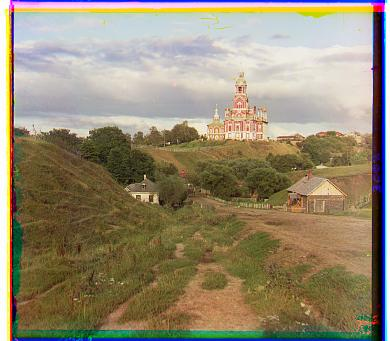
#> input picture proj1/cathedral_aligned.jpg, 390 x 341 px
$ python -i transformation.py   (imports and definitions only)
#> lines starting #> are read from the running program, lines starting #| are printed output that depends on the picture
# CS180 (CS280A): Project 1 - Glass Plate Image Alignment

import numpy as np
import skimage as sk
import skimage.io as skio
import skimage.color
from skimage.transform import rescale
from skimage.filters import sobel
import matplotlib.pyplot as plt
from skimage import img_as_ubyte
import glob
import os
import json

def crop_borders(img, crop_percent=0.1):
    h, w = img.shape[:2]
    crop_h = int(h * crop_percent)
    crop_w = int(w * crop_percent)

    return img[crop_h:h-crop_h, crop_w:w-crop_w]

def create_image_pyramid(img, max_levels):
    pyramid = [img]
    current = img
    for _ in range(max_levels - 1):
        current = rescale(current, 0.5, anti_aliasing=True, channel_axis=None)
        pyramid.append(current)
    return pyramid

def robust_alignment_score(img1, img2):
    edge1 = sobel(img1)
    edge2 = sobel(img2)

    img1_flat = img1.flatten()
    img2_flat = img2.flatten()
    ncc_orig = np.corrcoef(img1_flat, img2_flat)[0, 1]

    edge1_flat = edge1.flatten()
    edge2_flat = edge2.flatten()
    ncc_edge = np.corrcoef(edge1_flat, edge2_flat)[0, 1]

    return 0.3 * ncc_orig + 0.7 * ncc_edge

def enhanced_align_ncc(img1, img2, search_window=15):
    best_score = -np.inf
    best_displacement = (0, 0)

    for dy in range(-search_window, search_window + 1):
        for dx in range(-search_window, search_window + 1):
            shifted_img = np.roll(img2, dy, axis=0)
            shifted_img = np.roll(shifted_img, dx, axis=1)

            score = robust_alignment_score(img1, shifted_img)

            if not np.isnan(score) and score > best_score:
                best_score = score
                best_displacement = (dx, dy)

    aligned_img = np.roll(img2, best_displacement[1], axis=0)
    aligned_img = np.roll(aligned_img, best_displacement[0], axis=1)

    return best_displacement, aligned_img

def enhanced_pyramid_alignment(img1, img2, max_levels=4, search_window=15):
    pyramid1 = create_image_pyramid(img1, max_levels)
    pyramid2 = create_image_pyramid(img2, max_levels)

    total_displacement = np.array([0, 0])

    for level in range(len(pyramid1) - 1, -1, -1):
        if level < len(pyramid1) - 1:
            total_displacement *= 2

        test_img = np.roll(pyramid2[level], int(total_displacement[1]), axis=0)
        test_img = np.roll(test_img, int(total_displacement[0]), axis=1)

        displacement, _ = enhanced_align_ncc(pyramid1[level],test_img,search_window if level == len(pyramid1) - 1 else 3)
        total_displacement += np.array(displacement)

    aligned_img = np.roll(img2, int(total_displacement[1]), axis=0)
    aligned_img = np.roll(aligned_img, int(total_displacement[0]), axis=1)

    return tuple(total_displacement.astype(int)), aligned_img

def process_glass_plate_image(imname, output_path=None, use_pyramid=None, search_window=15):
#> called with imname = 'cathedral_aligned.jpg', search_window = 15
    print(f"Processing image: {imname}")

    im = skio.imread(imname)
#> im is the input picture: shape (341, 390, 3); mean R, G, B 149, 137.8, 113.7
    if len(im.shape) == 3 and im.shape[2] > 1:
        im = sk.color.rgb2gray(im)
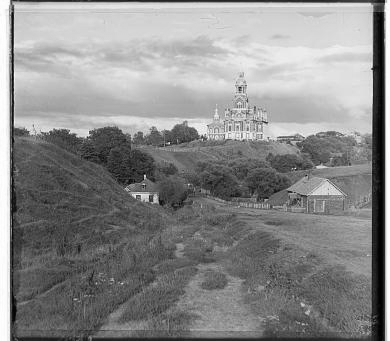
#> im: shape (341, 390) float64; min 0.000565, max 1, mean 0.543

    im = sk.img_as_float(im)
    height = int(np.floor(im.shape[0] / 3.0))
#> height = 113

    b = im[:height]
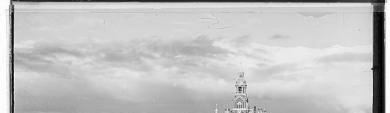
#> b: shape (113, 390) float64; min 0.00281, max 1, mean 0.768
    g = im[height:2*height]
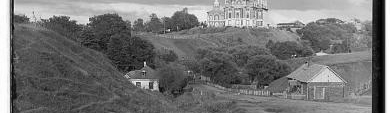
#> g: shape (113, 390) float64; min 0.000833, max 1, mean 0.457
    r = im[2*height:3*height]

    print(f"Image dimensions: {im.shape}")
#| Image dimensions: (341, 390)
    print(f"Each channel: {b.shape}")
#| Each channel: (113, 390)

    is_high_res = height > 2000 or imname.lower().endswith('.tif')
#> is_high_res = False
    use_pyramid_final = use_pyramid if use_pyramid is not None else is_high_res
#> use_pyramid_final = False
    b_crop = crop_borders(b, crop_percent=0.15)
    g_crop = crop_borders(g, crop_percent=0.15)
    r_crop = crop_borders(r, crop_percent=0.15)

    if use_pyramid_final:
        print("Using enhanced pyramid alignment...")
        disp_g, _ = enhanced_pyramid_alignment(b_crop, g_crop, max_levels=5)
        disp_r, _ = enhanced_pyramid_alignment(b_crop, r_crop, max_levels=5)
    else:
        print("Using enhanced single-scale alignment...")
        disp_g, _ = enhanced_align_ncc(b_crop, g_crop, search_window)
#> the loop in enhanced_align_ncc, `for dy in range(-search_window, search_window + 1):` made 31 passes
#> pass 1, in robust_alignment_score (call 3), `edge2 = sobel(img2)`:
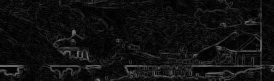
#> edge2: shape (81, 274) float64; min 0.000197, max 0.469, mean 0.0667
        disp_r, _ = enhanced_align_ncc(b_crop, r_crop, search_window)

    ag = np.roll(g, disp_g[1], axis=0)
    ag = np.roll(ag, disp_g[0], axis=1)
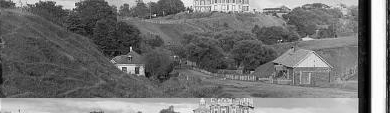
#> ag: shape (113, 390) float64; min 0.000833, max 1, mean 0.457

    ar = np.roll(r, disp_r[1], axis=0)
    ar = np.roll(ar, disp_r[0], axis=1)
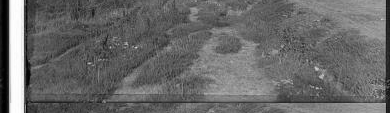
#> ar: shape (113, 390) float64; min 0.000565, max 1, mean 0.41

    print(f"Green channel displacement (x,y): {disp_g}")
#| Green channel displacement (x,y): (-14, -15)
    print(f"Red channel displacement (x,y): {disp_r}")
#| Red channel displacement (x,y): (14, -10)

    b_norm = sk.exposure.rescale_intensity(b)
    ag_norm = sk.exposure.rescale_intensity(ag)
    ar_norm = sk.exposure.rescale_intensity(ar)

    im_out = np.dstack([ar_norm, ag_norm, b_norm])
    im_out = np.clip(im_out, 0, 1)

    if output_path is None:
        base_name = os.path.splitext(imname)[0]
        output_path = f'{base_name}_aligned.jpg'

    skio.imsave(output_path, img_as_ubyte(im_out))
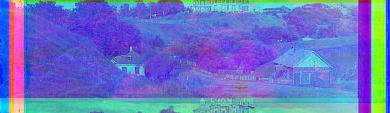
#> saved as cathedral_aligned_aligned.jpg: shape (113, 390, 3); mean R, G, B 104.3, 116.4, 195.6
    print(f"Saved aligned image to: {output_path}")

    plt.figure(figsize=(6, 6))
    plt.imshow(im_out)
    plt.title('Final Aligned Color Image')
    plt.axis('off')
    plt.tight_layout()
    plt.show()

    return im_out, disp_g, disp_r

def save_displacement_data(displacement_data, filename='displacements.json'):
    json_data = {}
    for image_name, displacements in displacement_data.items():
        json_data[image_name] = {
            'green': [int(displacements['green'][0]), int(displacements['green'][1])],
            'red': [int(displacements['red'][0]), int(displacements['red'][1])]
        }

    with open(filename, 'w') as f:
        json.dump(json_data, f, indent=2)
    print(f"Displacement data saved to {filename}")


# [27 lines not run here, left out]

>>> result = process_glass_plate_image('cathedral_aligned.jpg')
